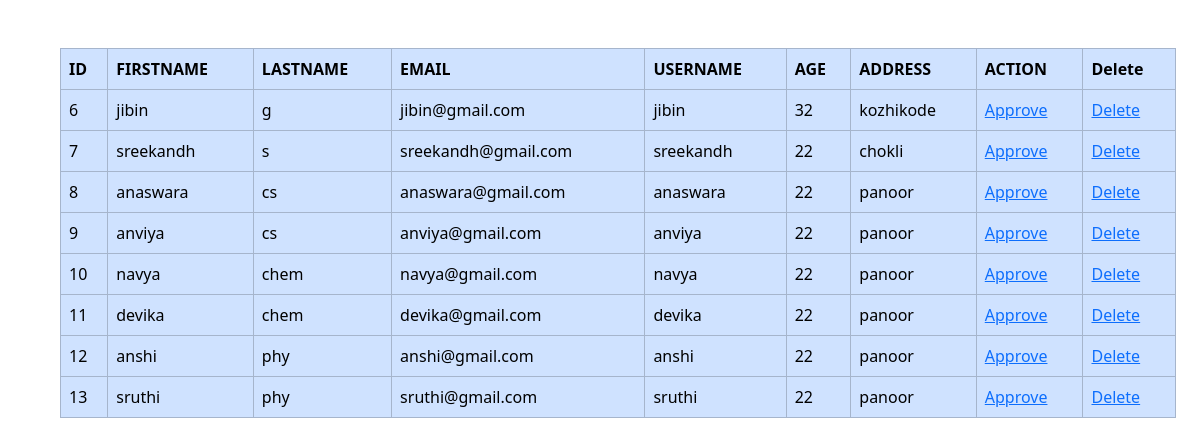
The app's page /viewstudents with its own data.
### newapp/models.py (models this page shows)
class Student(models.Model):
    depid=models.ForeignKey(Department,on_delete=models.CASCADE)
    sid=models.ForeignKey(User,on_delete=models.CASCADE)
    Age=models.IntegerField()
    Address=models.CharField(max_length=100)

class User(AbstractUser):
    usertype=models.CharField(max_length=50)

### newapp/views.py (the view)
# urls.py: path('viewstudents',views.viewstudents,name='viewstudents'),
def viewstudents(request):
    x=Student.objects.all()
    return render(request,'viewstudents.html',{'x1':x})

### newapp/templates/viewstudents.html (shortened to what this page needs)
<!DOCTYPE html>
<html lang="en">
<head>
    <link href="https://cdn.jsdelivr.net/npm/bootstrap@5.3.3/dist/css/bootstrap.min.css" rel="stylesheet">
</head>
</head>
<body>
    <div class="container m-5">
    <table  class="table table-bordered table-primary">
        <tr>
            <th>ID</th>
            <th>FIRSTNAME</th>
            <th>LASTNAME</th>
            <th>EMAIL</th>
            <th>USERNAME</th>
            <th>AGE</th>
            <th>ADDRESS</th>
            <th>ACTION</th>
            <th>Delete</th>
        </tr>
        {% for i in x1 %}
        <tr>
            <td>{{i.id}}</td>
            <td>{{i.sid.first_name}}</td>
            <td>{{i.sid.last_name}}</td>
            <td>{{i.sid.email}}</td>
            <td>{{i.sid.username}}</td>
            <td>{{i.Age}}</td>
            <td>{{i.Address}}</td>
            <td><a href="approve/{{i.id}}">Approve</a></td>
            <td><a href="deletestud/{{i.sid_id}}">Delete</a></td>
        </tr>
        {% endfor %}
    </table>
</div>
</body>
</html>

### records on screen
Student: id "6", sid.first_name "jibin", sid.last_name "g", sid.email "jibin@gmail.com", sid.username "jibin", Age "32", Address "kozhikode"
Student: id "7", sid.first_name "sreekandh", sid.last_name "s", sid.email "sreekandh@gmail.com", sid.username "sreekandh", Age "22", Address "chokli"
Student: id "8", sid.first_name "anaswara", sid.last_name "cs", sid.email "anaswara@gmail.com", sid.username "anaswara", Age "22", Address "panoor"
Student: id "9", sid.first_name "anviya", sid.last_name "cs", sid.email "anviya@gmail.com", sid.username "anviya", Age "22", Address "panoor"
Student: id "10", sid.first_name "navya", sid.last_name "chem", sid.email "navya@gmail.com", sid.username "navya", Age "22", Address "panoor"
Student: id "11", sid.first_name "devika", sid.last_name "chem", sid.email "devika@gmail.com", sid.username "devika", Age "22", Address "panoor"
Student: id "12", sid.first_name "anshi", sid.last_name "phy", sid.email "anshi@gmail.com", sid.username "anshi", Age "22", Address "panoor"
Student: id "13", sid.first_name "sruthi", sid.last_name "phy", sid.email "sruthi@gmail.com", sid.username "sruthi", Age "22", Address "panoor"
